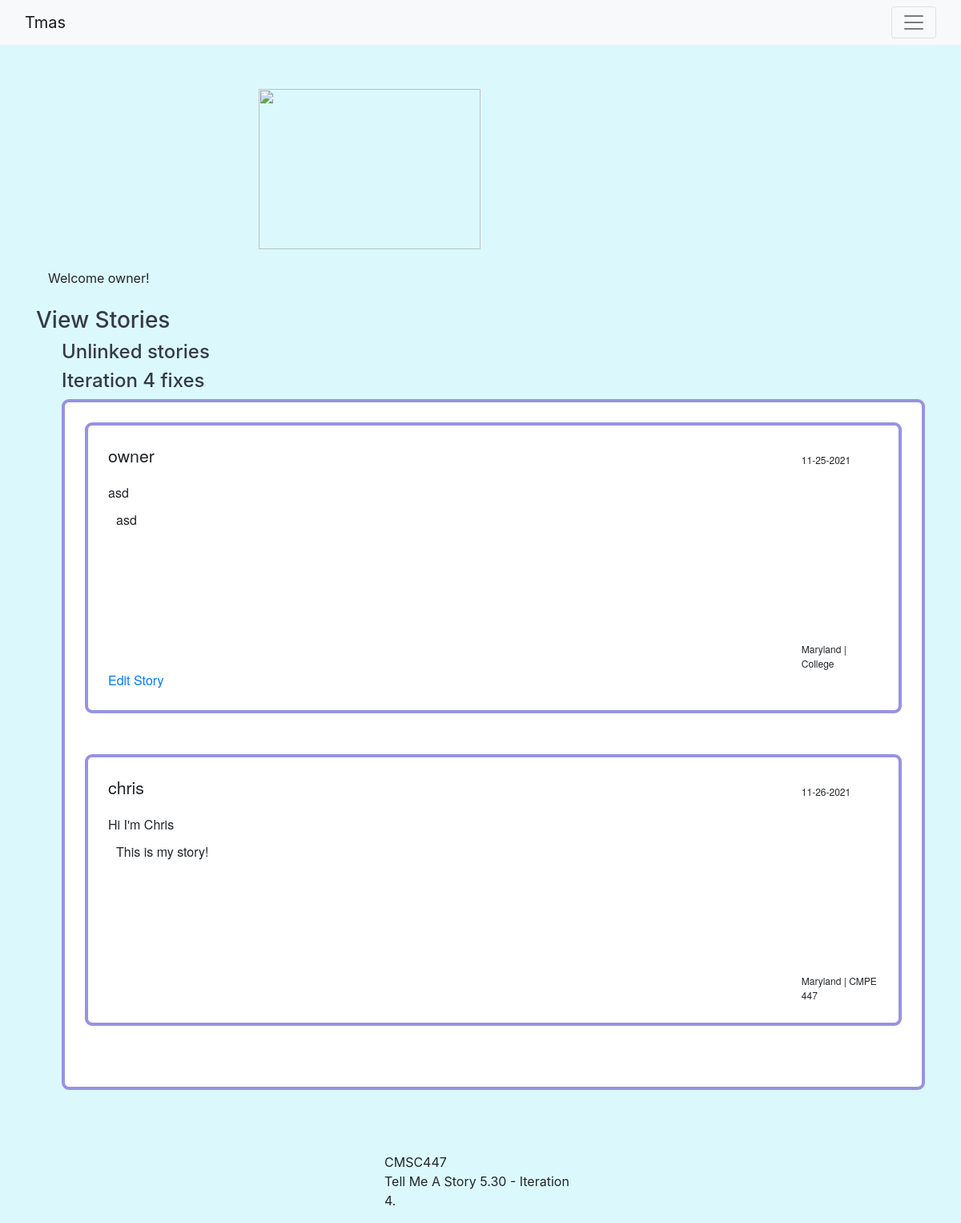
The app's page / (signed in) with its own data.
### tmasTest/models.py (models this page shows)
class storyLink(models.Model):
    title = models.TextField()
    class Meta:
        ordering = ['title']
    def __str__(self):
        return self.title

class Tmas(models.Model):
    subject = models.TextField()
    date = models.TextField()
    story = models.TextField()
    community = models.TextField()
    user = models.TextField()
    storyID = models.TextField()
    location = models.TextField()
    status = models.TextField()
    links = models.ManyToManyField(storyLink)

### tmasTest/views.py (the view)
# urls.py: path('', views.index, name='index'), #Add index, main page, to urlpatterns
def index(request):
    stories = Tmas.objects.filter()
    links = storyLink.objects.filter()
    context = {
        'stories': stories,
        'links': links,
    }
    return render(request, 'tmasTest/index.html', context=context)

### tmasTest/templates/tmasTest/index.html (shortened to what this page needs)
{% extends 'base.html' %}
{% block content %}
<div class="container">
	{% if user.is_authenticated %}
	<label>Welcome {{user.username}}!</label><br />
	{% else %}
	<label>Welcome guest!</label><br />
	{% endif %}
</div>
<p>
<h3 style="color: #353a47;">View Stories</h3>
<ol>
	<h4 style="color: #353a47;">Unlinked stories</h4>
	{% for link in links %}
	<h4 style="color: #353a47;">{{link}}</h4>
	<div class="listStory">
		{% for story in stories %}
		{% if link in story.links.all %}
		{% if story.status == "Active" %}
		<div class="listStory">
			<li style="list-style-type: none;">
				<div class="h5" style="font-size: 16pt; width: 250px">
					{{story.user}}
				</div>
				<div style="font-size: 9pt; position: float; padding-left: 90%; margin-top: -25px;">
					{{story.date}}
				</div>
				<div style="margin-top: 20px; margin-bottom: 3px;">
					{{story.subject}}
				</div>
				<div style="background-color: white; height: 150px; border-radius: 7px 7px 7px 7px;">
					<div style="margin-top: 5px; margin-bottom: 50px; padding-left: 10px; padding-top: 5px;">
						{{story.story}}
					</div>
				</div>
				<div style="font-size: 9pt; position: float; padding-left: 90%; padding-top: 2%;">
					{{story.location}} | {{story.community}}
				</div>
				{% if user.is_authenticated and story.user == user.username %}
				<div>
					<a href="{% url 'edit' storyID=story.storyID %}"> Edit Story </a>
				</div>
				{% endif %}
			</li>
		</div>
		{% endif %}
		{% endif %}
		{% endfor %}
	</div>
	{% endfor %}
</ol>
</p> <br />
{% endblock %}

### tmasTest/static/css/all.css (style rules this page uses)
body { background-color: #DBF9FC; }

### tmasTest/templates/base.html (style rules this page uses)
.listStory { border-color: #9792e3; border-width: 4px; border-style: solid; border-radius: 9px 9px 9px 9px; background-color: white; padding: 25px; margin: 0px 0px 5% 0px; font-family: "Helvetica Neue", Arial; }

### records on screen
storyLink: title "Iteration 4 fixes"
Tmas: user "owner", date "11-25-2021", subject "asd", story "asd", location "Maryland", community "College", shows "Edit Story"
Tmas: user "chris", date "11-26-2021", subject "Hi I'm Chris", story "This is my story!", location "Maryland", community "CMPE 447"

### other values on screen
{{ user.username }} "owner"
